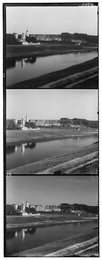
%> input picture data/00125v.jpg, 102 x 260 px, shrunk from 400 x 1024 before the run
$ octave Task5.m   (GNU Octave 9; MATLAB toolbox functions it lacks are replaced by stand-ins)
%> lines starting %> are read from the running program, lines starting %| are printed output that depends on the picture; in (x1, y1, x2, y2) boxes, pixels count from 0 and x2, y2 are one past the last pixel; in counts of white or black regions, pixels touching at a corner belong together; the program's own positions count from 1
image = imread("data/00125v.jpg")
%> image is the input picture: size 260x102 uint8; min 0, max 255, mean 123.9
image = rescale(image)
%> image: size 260x102 double
%%
sz = size(image)
%> sz = [260 102]
h = fix(sz(1)/3)
%> h = 86
w = sz(2)
%> w = 102

%%
R = imcrop(image,[0 2*h-1 w h])
G = imcrop(image,[0 h-1 w h])
B = imcrop(image,[0 1 w h])

%%
% get xoffSet and yoffSet using normxcorr2() function and
%translate R and B images
c = normxcorr2(G,R);
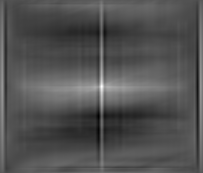
%> c: size 173x203 double; min -0.388, max 0.786, mean -0.00719; drawn with min black and max white
[ypeak,xpeak] = find(c==max(c(:)));
%> ypeak = 87; xpeak = 102

yoffSet = ypeak-h;
%> yoffSet = 1
xoffSet = xpeak-w;
%> xoffSet = 0
imR = imtranslate(R, [-xoffSet -yoffSet])
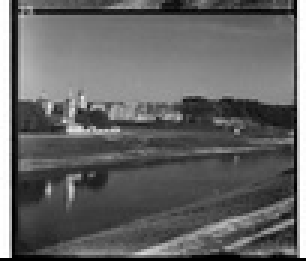
%> imR: size 87x102 double (shown 3 times larger); min 0, max 1, mean 0.396

%%
c2 = normxcorr2(G,B);
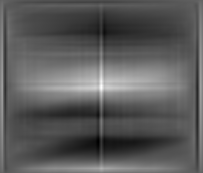
%> c2: size 173x203 double; min -0.462, max 0.764, mean -0.021; drawn with min black and max white
[ypeak2,xpeak2] = find(c2==max(c2(:)));
%> ypeak2 = 88; xpeak2 = 102

yoffSet2 = ypeak2-h;
%> yoffSet2 = 2
xoffSet2 = xpeak2-w;
%> xoffSet2 = 0
imB = imtranslate(B, [-xoffSet2 -yoffSet2])
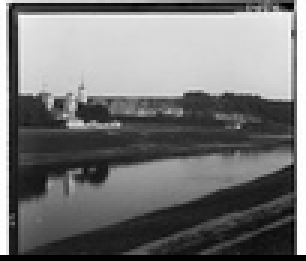
%> imB: size 87x102 double (shown 3 times larger); min 0, max 1, mean 0.468

%%
% G is fixed
imG = G

%%
% concatenate aligned images
final = cat(3,imR,imG,imB)
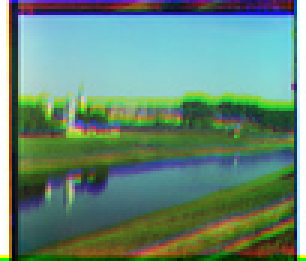
%> final: size 87x102x3 double (shown 3 times larger); mean R, G, B 0.396, 0.54, 0.468

%%
% task5 finished
imshow(final)

%%
% option2 start
% compute average value of rows for detect borders
rowAverageR = mean(histeq(imR), 2)
%> rowAverageR = 87 values, max 0.84 at index 32, min 0 at index 87, mean 0.496
rowAverageB = mean(histeq(imB), 2)
%> rowAverageB = 87 values, max 0.918 at index 6, min 0 at index 86, mean 0.496
rowAverageG = mean(histeq(imG), 2)
%> rowAverageG = 87 values, max 0.837 at index 26, min 0.0607 at index 5, mean 0.496

%%
% set threshold for binarize vector
rowCropR = rowAverageR > 0.15
%> rowCropR = 87 logical values, 84 true
rowCropG = rowAverageG > 0.15
%> rowCropG = 87 logical values, 82 true
rowCropB = rowAverageB > 0.15
%> rowCropB = 87 logical values, 84 true

%%
% make filters that represent row borders
rowFiltR = repmat(rowCropR,[1 w])
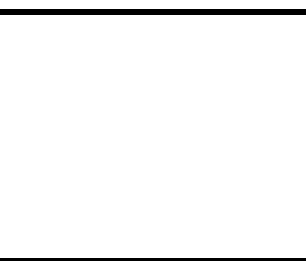
%> rowFiltR: size 87x102 logical (shown 3 times larger); 96.6% white; black in thin lines or dots
rowFiltG = repmat(rowCropG,[1 w])
%> rowFiltG: size 87x102 logical; 94.3% white; 1 black region, box (x1, y1, x2, y2) and area: (0, 0, 102, 5) 510
rowFiltB = repmat(rowCropB,[1 w])
%> rowFiltB: size 87x102 logical; 96.6% white; 2 black regions, box (x1, y1, x2, y2) and area: (0, 85, 102, 87) 204, (0, 1, 102, 2) 102

%%
% similar process for columns
colAverageR = mean(histeq(imR))
%> colAverageR = 102 values, max 0.982 at index 1, min 0.00766 at index 5, mean 0.496
colAverageB = mean(histeq(imB))
%> colAverageB = 102 values, max 0.97 at index 2, min 0.11 at index 4, mean 0.496
colAverageG = mean(histeq(imG))
%> colAverageG = 102 values, max 0.984 at index 101, min 0.0341 at index 5, mean 0.496

%%
colCropR = colAverageR > 0.15
%> colCropR = 102 logical values, 99 true
colCropG = colAverageG > 0.15
%> colCropG = 102 logical values, 100 true
colCropB = colAverageB > 0.15
%> colCropB = 102 logical values, 100 true

%%
colFiltR = repmat(colCropR,[h+1 1])
%> colFiltR: size 87x102 logical; 97.1% white; black in thin lines or dots
colFiltG = repmat(colCropG,[h+1 1])
%> colFiltG: size 87x102 logical; 98% white; black in thin lines or dots, all inside (x1, y1, x2, y2) = (4, 0, 6, 87)
colFiltB = repmat(colCropB,[h+1 1])
%> colFiltB: size 87x102 logical; 98% white; black in thin lines or dots, all inside (x1, y1, x2, y2) = (3, 0, 6, 87)

%%
% make full border filter using point-wise multiplication
borderFilt = rowFiltR .* rowFiltG .* rowFiltB .* colFiltR .* colFiltG .* colFiltB
%> borderFilt: size 87x102 double; values 0 (black) and 1 (white), 88.3% white; 1 black region, box (x1, y1, x2, y2) and area: (0, 0, 102, 87) 1034

%%
imshow(borderFilt)

%%
% find corner coordinates of rectangle border
rowFilt = rowCropR .* rowCropG .* rowCropB
%> rowFilt = 87 values, max 1 at index 6, min 0 at index 1, mean 0.92
colFilt = colCropR .* colCropG .* colCropB
%> colFilt = 102 values, max 1 at index 1, min 0 at index 4, mean 0.961

y1 = max(find(rowFilt(1:fix(h/2)) == 0))
%> y1 = 5
y2 = fix(h/2) + min(find(rowFilt(fix(h/2)+1:end) == 0))
%> y2 = 86

x1 = max(find(colFilt(1:fix(h/2)) == 0))
%> x1 = 6
x2 = fix(h/2) + min(find(colFilt(fix(h/2)+1:end) == 0))
%> x2 = 99

%%
% crop image using coordinates of corners
finalCrop = imcrop(final,[x1 y1 x2-x1 y2-y1])
imshowpair(final,finalCrop,"montage")
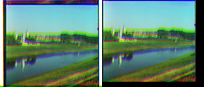
%> displayed picture: size 87x204x3, on the screen's scale of 0 to 255; mean R, G, B 92.6, 130.1, 111.6

%%
% option2 finished
imshow(finalCrop)

$ run again, with data/00153v.jpg copied over data/00125v.jpg
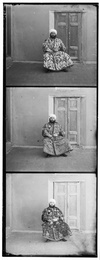
%> input picture data/00153v.jpg, 100 x 260 px, shrunk from 394 x 1024 before the run
%> image is the input picture: size 260x100 uint8; min 0, max 255, mean 145.1
%> image: size 260x100 double
%> ypeak = 87; xpeak = 100
%> yoffSet = 1
%> xoffSet = 0
%> ypeak2 = 89; xpeak2 = 100
%> yoffSet2 = 3
%> xoffSet2 = 0
%> rowAverageR = 87 values, max 0.761 at index 4, min 0.0159 at index 87, mean 0.496
%> rowAverageB = 87 values, max 0.817 at index 3, min 0.0317 at index 85, mean 0.497
%> rowAverageG = 87 values, max 0.856 at index 5, min 0.0578 at index 3, mean 0.496
%> rowCropR = 87 logical values, 83 true
%> rowCropG = 87 logical values, 86 true
%> rowCropB = 87 logical values, 82 true
%> `rowFiltR = repmat(rowCropR,[1 w])`:
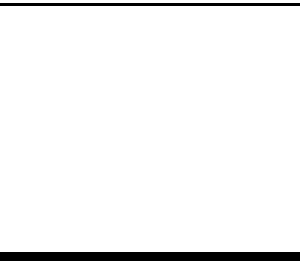
%> rowFiltR: size 87x100 logical (shown 3 times larger); 95.4% white; 2 black regions, box (x1, y1, x2, y2) and area: (0, 84, 100, 87) 300, (0, 1, 100, 2) 100
%> rowFiltG: size 87x100 logical; 98.9% white; black in thin lines or dots, all inside (x1, y1, x2, y2) = (0, 2, 100, 3)
%> rowFiltB: size 87x100 logical; 94.3% white; 2 black regions, box (x1, y1, x2, y2) and area: (0, 83, 100, 87) 400, (0, 0, 100, 1) 100
%> colAverageR = 100 values, max 0.984 at index 99, min 0.0173 at index 4, mean 0.496
%> colAverageB = 100 values, max 0.962 at index 100, min 0.0378 at index 98, mean 0.497
%> colAverageG = 100 values, max 0.992 at index 2, min 0.00456 at index 4, mean 0.496
%> colCropR = 100 logical values, 96 true
%> colCropG = 100 logical values, 92 true
%> colCropB = 100 logical values, 97 true
%> colFiltR: size 87x100 logical; 96% white; 2 black regions, box (x1, y1, x2, y2) and area: (3, 0, 6, 87) 261, (96, 0, 97, 87) 87
%> colFiltG: size 87x100 logical; 92% white; 2 black regions, box (x1, y1, x2, y2) and area: (3, 0, 9, 87) 522, (96, 0, 98, 87) 174
%> colFiltB: size 87x100 logical; 97% white; black in thin lines or dots
%> borderFilt: size 87x100 double; values 0 (black) and 1 (white), 84.6% white; 1 black region, box (x1, y1, x2, y2) and area: (0, 0, 100, 87) 1340
%> rowFilt = 87 values, max 1 at index 4, min 0 at index 1, mean 0.92
%> colFilt = 100 values, max 1 at index 1, min 0 at index 4, mean 0.92
%> y1 = 3
%> y2 = 84
%> x1 = 9
%> x2 = 97
%> `imshowpair(final,finalCrop,"montage")`:
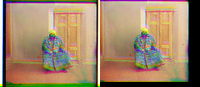
%> displayed picture: size 87x200x3, on the screen's scale of 0 to 255; mean R, G, B 159.5, 134, 105.8
